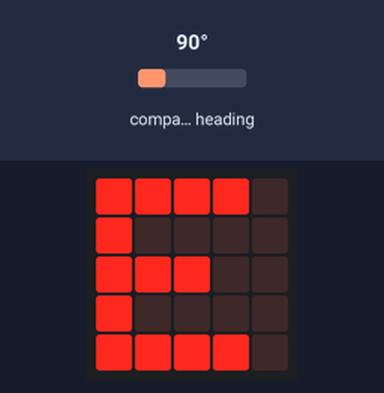
Simulated run of this program. Board: BBC micro:bit (MakeCode). Parts: the board's 5×5 LED display. Inputs (shaded band) come from the test bench; at power-on: compass heading 90°. The compass is already calibrated.

Above: at 1.2 s.
1.3 s: compass heading set to 47°
2.8 s: compass heading set to 40°
At 4.2 s:
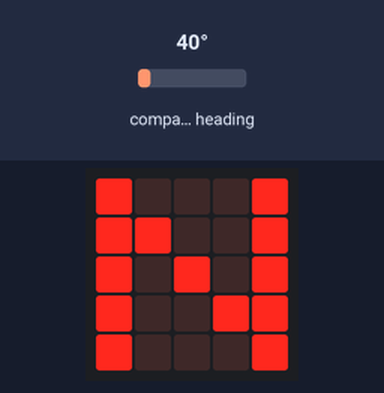
4.5 s: compass heading set to 180°
At 5.7 s:
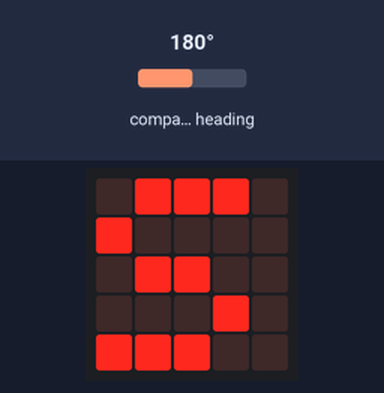
6.1 s: compass heading set to 218°
7.6 s: compass heading set to 227°
At 8.6 s:
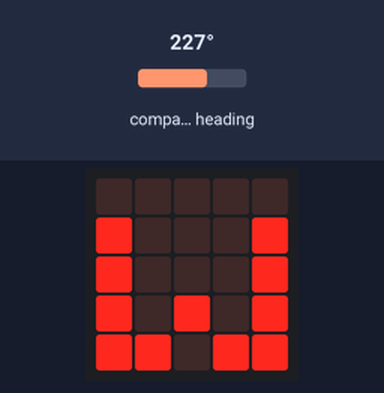
9.2 s: compass heading set to 7°
At 10.1 s:
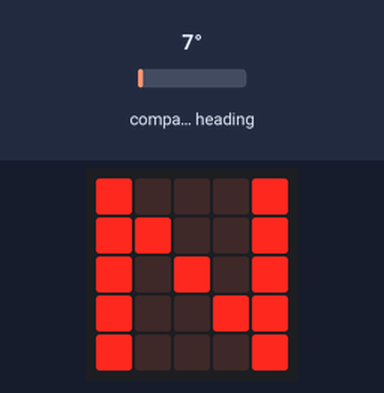
Timing chart, 0 to 11.7 s (numbered marks = the images above; inputs shaded):
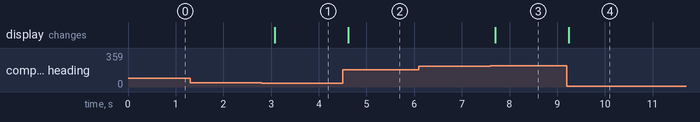

The program:

main.ts
```typescript
let degrees = 0
basic.forever(function on_forever() {

    degrees = input.compassHeading()
    if (degrees < 45) {
        basic.showString("N")
    } else if (degrees < 135) {
        basic.showString("E")
    } else if (degrees < 225) {
        basic.showString("S")
    } else if (degrees < 315) {
        basic.showString("w")
    } else {
        basic.showString("N")
    }

})
```

test.ts
```typescript
// les tests vont ici ; cela ne sera pas compilé si ce paquet est utilisé en tant qu'extension.
```

Measured:
- the behaviour switches between 45 and 44° on compass heading (found by bisection; images 0 and 1)
- the behaviour switches between 224 and 225° on compass heading (found by bisection; images 2 and 3)
- after the input at 1.3 s, every drawn part: stays the same
- after the input at 2.8 s, the display: changes after 0.28 s (image 1)
- after the input at 4.5 s, the display: changes after 0.12 s (image 2)
- after the input at 6.1 s, every drawn part: stays the same
- after the input at 7.6 s, the display: changes after 0.10 s (image 3)
- after the input at 9.2 s, the display: changes at once (image 4)
